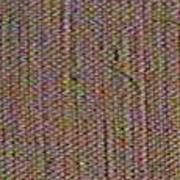
#> input picture IMG/texturas_fisher/textura_1.tif, 180 x 180 px
$ jupyter execute --allow-errors Clase_14.ipynb
#> lines starting #> are read from the running program, lines starting #| are printed output that depends on the picture
# Clase 14 - Reconocimiento de Patrones en Imagenes

[cell 1]
from skimage.io import imread_collection
import matplotlib.pyplot as plt
import cv2
import numpy as np
from skimage.feature import graycomatrix, graycoprops
from sklearn.preprocessing import MinMaxScaler
import pandas as pd
from itertools import combinations

# definimos un color para cada imagen del dataset en forma manual

dcc={'textura_1.tif':[1,0,0],
    'textura_2.tif':[1,0,0],
    'textura_3.tif':[0,1,0],
    'textura_4.tif':[0,1,0],
    'textura_5.tif':[0,1,0],
    'textura_6.tif':[0,1,0],
    'textura_7.tif':[1,0,0],
    'textura_8.tif':[1,0,0],
    'textura_9.tif':[1,0,0],
    'textura_10.tif':[0,1,0],
    'textura_11.tif':[0,0,1],
    'textura_12.tif':[0,0,1],
    'textura_13.tif':[0,0,1],
    'textura_14.tif':[0,0,1],
    'textura_15.tif':[0,0,1] }

clase = [1,1,2,2,2,2,1,1,1,2,3,3,3,3,3]

recorte = lambda texto:texto.split('/')[-1]

[cell 2]
#funcion que extrae las caracteristicas
def extraccion_textura(imagen, features):
    '''
    funcion que utiliza extrae de una imagen un conjunto
    de caracteristicas definidas para la matriz de co-ocurrencia
    '''

    gray = cv2.cvtColor(imagen, cv2.COLOR_RGB2GRAY)

    columna =  gray.reshape(-1,1)

    # parte del codigo donde modificamos
    # los niveles de intensidad
    nueva_escala =  (0,10)
    niveles = max(nueva_escala)+1

    resultado = MinMaxScaler(nueva_escala).fit_transform(columna).astype(int)
    resultado = resultado.reshape(gray.shape)


    #calculamos la matriz de co-ocurrencia
    comat =graycomatrix(resultado, angles=[np.radians(0)],distances=[2], levels=niveles)

    S = []
        # para cada imagen extraemos las caracteristicas definidas en la lista features
    for ft in features:
        sts = graycoprops(comat, ft).squeeze()
        S.append(float(sts))

    return S

[cell 3]
images = imread_collection('../IMG/texturas_fisher/textura_*.tif')
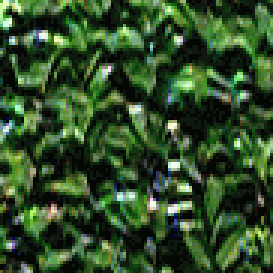
#> input picture IMG/texturas_fisher/textura_10.tif, 91 x 91 px (shown 3 times larger)
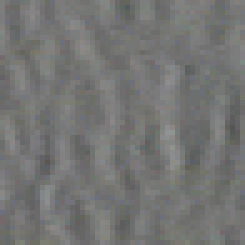
#> input picture IMG/texturas_fisher/textura_11.tif, 49 x 49 px (shown 5 times larger)
#> images = 3 items

#lista con nombres
#> (the rest of this cell did not finish here and is left out)
